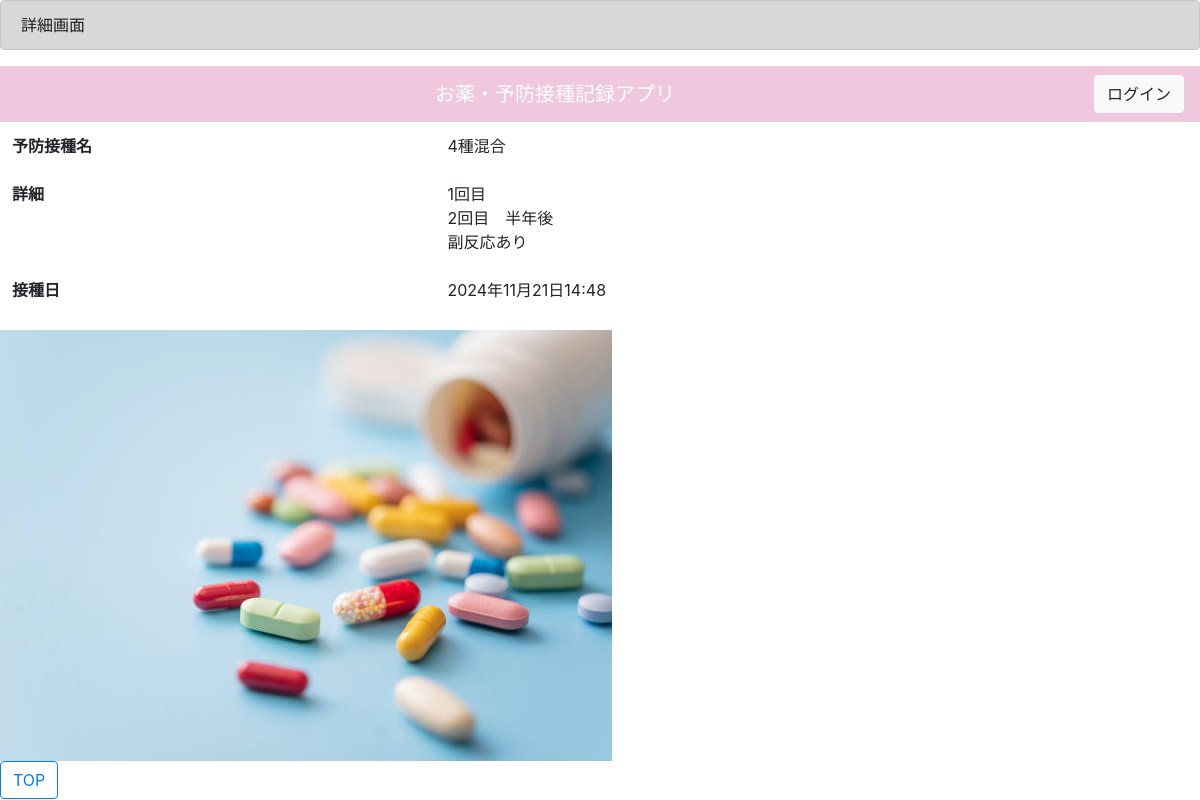
The app's page /vaccinationdetail/6 with its own data.
### todo/models.py (models this page shows, shortened)
class VaccinationTodoModel(models.Model):
    title = models.CharField('予防接種名', max_length=50)
    contents = models.TextField('詳細')
    img = models.ImageField('写真', upload_to='todo/picture/', blank=True, null=True)
    created_at = models.DateTimeField('作成日付', default=timezone.now)
    update_at = models.DateTimeField('編集日時',blank=True, null=True)
    duedate = models.DateField('次回予定日',blank=True, null=True, default=timezone.now)

### todo/views.py (the view)
# urls.py: path('vaccinationdetail/<int:pk>', VaccinationTodoDetail.as_view(),name='vaccinationdetail'),
class VaccinationTodoDetail(DetailView):
    template_name = 'todo/vaccinationdetail.html'
    model = VaccinationTodoModel

### todo/templates/todo/vaccinationdetail.html (shortened to what this page needs)
{% extends 'base.html' %}
{% block header %}
<form action = '' method = 'POST'>{% csrf_token %}
<div class="alert alert-dark" role="alert">
    詳細画面
</div>
</form>
{% endblock %}
{% block content %}
<table class='table table-borderless'>
  <thead>
    <tr>
      <th scope='row'>予防接種名</th>
      <td>{{ object.title }}</td>
    </tr>
  </thead>
  <tbody class='table-group-divider'>
    <tr>
      <th scope='row'>詳細</th>
      <td>{{ object.contents | linebreaksbr }}</td>
    </tr>
    <tr>
      <th scope='row'>接種日</th>
      <td>{{ object.created_at }}</td>
    </tr>
  </tbody>
</table>
    {% if object.img %}
      <img src='{{ object.img.url }}' class='img-fluid'/>
    {% endif %}
<div><a href="{% url 'todo:vaccinationlist' %}" class="btn btn-outline-primary " tabindex="-1" role="button" aria-disabled="true">TOP</a></div>
{% endblock content %}

### records on screen
VaccinationTodoModel: title "4種混合", contents "1回目 2回目 半年後 副反応あり", created_at "2024年11月21日14:48", img (picture)
